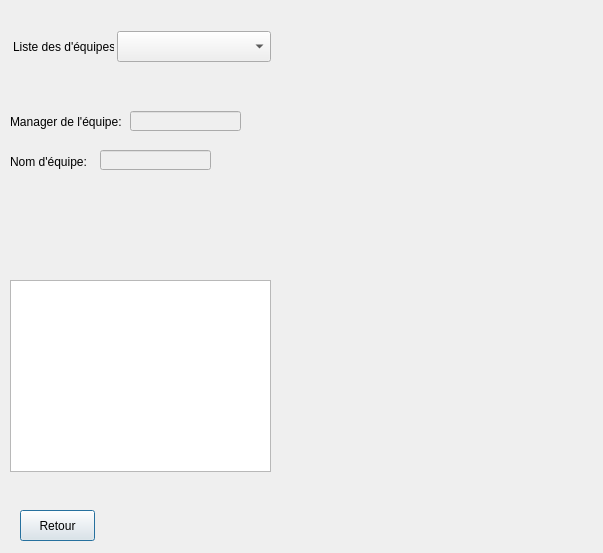
<?xml version="1.0" encoding="UTF-8"?>
<ui version="4.0">
 <class>afficher_equipe</class>
 <widget class="QDialog" name="afficher_equipe">
  <property name="geometry">
   <rect>
    <x>0</x>
    <y>0</y>
    <width>603</width>
    <height>553</height>
   </rect>
  </property>
  <property name="windowTitle">
   <string>Dialog</string>
  </property>
  <widget class="QLineEdit" name="list_e_nom">
   <property name="enabled">
    <bool>false</bool>
   </property>
   <property name="geometry">
    <rect>
     <x>100</x>
     <y>150</y>
     <width>111</width>
     <height>20</height>
    </rect>
   </property>
   <property name="font">
    <font>
     <pointsize>8</pointsize>
     <weight>75</weight>
     <bold>true</bold>
    </font>
   </property>
  </widget>
  <widget class="QLabel" name="label_3">
   <property name="geometry">
    <rect>
     <x>10</x>
     <y>112</y>
     <width>111</width>
     <height>20</height>
    </rect>
   </property>
   <property name="text">
    <string>Manager de l'équipe:</string>
   </property>
  </widget>
  <widget class="QComboBox" name="comboBox_equipe">
   <property name="geometry">
    <rect>
     <x>117</x>
     <y>31</y>
     <width>154</width>
     <height>31</height>
    </rect>
   </property>
  </widget>
  <widget class="QLabel" name="label_10">
   <property name="geometry">
    <rect>
     <x>13</x>
     <y>37</y>
     <width>101</width>
     <height>20</height>
    </rect>
   </property>
   <property name="text">
    <string>Liste des d'équipes:</string>
   </property>
  </widget>
  <widget class="QLabel" name="image_2">
   <property name="geometry">
    <rect>
     <x>340</x>
     <y>27</y>
     <width>181</width>
     <height>201</height>
    </rect>
   </property>
   <property name="text">
    <string/>
   </property>
  </widget>
  <widget class="QLabel" name="label_7">
   <property name="geometry">
    <rect>
     <x>10</x>
     <y>152</y>
     <width>81</width>
     <height>20</height>
    </rect>
   </property>
   <property name="text">
    <string>Nom d'équipe:</string>
   </property>
  </widget>
  <widget class="QLineEdit" name="liste_e_manager">
   <property name="enabled">
    <bool>false</bool>
   </property>
   <property name="geometry">
    <rect>
     <x>130</x>
     <y>111</y>
     <width>111</width>
     <height>20</height>
    </rect>
   </property>
   <property name="font">
    <font>
     <pointsize>8</pointsize>
     <weight>75</weight>
     <bold>true</bold>
    </font>
   </property>
  </widget>
  <widget class="QUndoView" name="undoView">
   <property name="geometry">
    <rect>
     <x>10</x>
     <y>280</y>
     <width>261</width>
     <height>192</height>
    </rect>
   </property>
  </widget>
  <widget class="QLabel" name="image_3">
   <property name="geometry">
    <rect>
     <x>370</x>
     <y>260</y>
     <width>151</width>
     <height>241</height>
    </rect>
   </property>
   <property name="text">
    <string/>
   </property>
  </widget>
  <widget class="QPushButton" name="pushButton">
   <property name="geometry">
    <rect>
     <x>20</x>
     <y>510</y>
     <width>75</width>
     <height>31</height>
    </rect>
   </property>
   <property name="text">
    <string>Retour</string>
   </property>
  </widget>
  <widget class="QLabel" name="label_affich">
   <property name="geometry">
    <rect>
     <x>0</x>
     <y>0</y>
     <width>611</width>
     <height>561</height>
    </rect>
   </property>
   <property name="text">
    <string/>
   </property>
  </widget>
  <zorder>label_affich</zorder>
  <zorder>list_e_nom</zorder>
  <zorder>label_3</zorder>
  <zorder>comboBox_equipe</zorder>
  <zorder>label_10</zorder>
  <zorder>image_2</zorder>
  <zorder>label_7</zorder>
  <zorder>liste_e_manager</zorder>
  <zorder>undoView</zorder>
  <zorder>image_3</zorder>
  <zorder>pushButton</zorder>
 </widget>
 <resources/>
 <connections/>
</ui>
